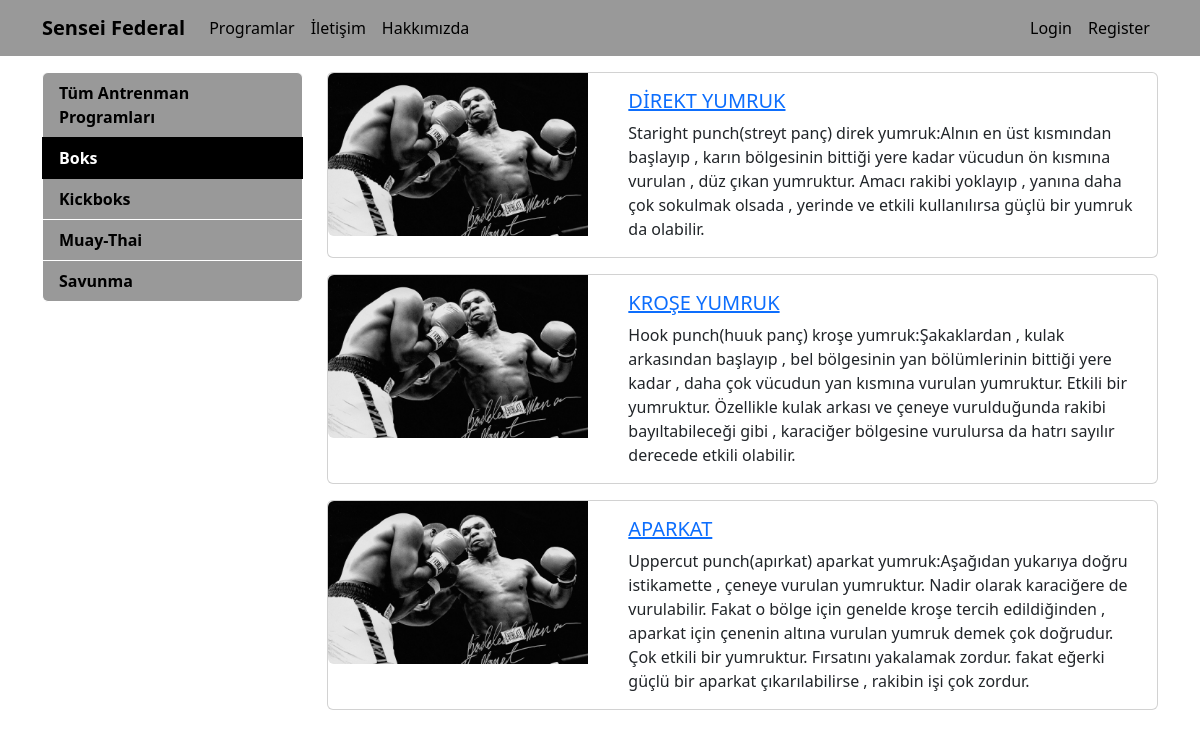
The page /programlar/kategori/boks on the database its author committed.
### programlar/models.py (models this page shows, shortened)
class Category(models.Model):
    name = models.CharField(max_length=40)
    slug = models.SlugField(default="", null=False , db_index=True , max_length=50)

class Program(models.Model):
    title = models.CharField(max_length=100)
    description = models.TextField()
    imageUrl = models.CharField(max_length=50, blank=False)
    date = models.DateField()
    isActive = models.BooleanField()
    slug = models.SlugField(default="",blank=True, null=False, unique=True, db_index=True)
    category = models.ForeignKey(Category, default=1, on_delete=models.CASCADE, related_name="kurslar")

### programlar/views.py (the view)
# urls.py: path('kategori/<slug:slug>', views.getProgramlarByCategory, name='programlar_by_category')
def getProgramlarByCategory(request, slug):
    programlar = Program.objects.filter(category__slug=slug, isActive=True)
    kategoriler = Category.objects.all()
    return render(request, 'programlar/index.html', {
        'categories': kategoriler,
        'programlar': programlar,
        'seciliKategori': slug
    })

### programlar/templates/programlar/index.html (shortened to what this page needs)
{% extends 'layout.html' %}
{% load static %}
{% block content %}
<div class="container mt-3">
    <div class="row">
       <div class="col-3">
        {% include 'programlar/partials/_categories.html' %}
       </div>
       <div class="col-9">
            {% for program in programlar %}
               {% include "programlar/partials/_program.html" %}
            {% endfor %}
       </div>
    </div>
</div>
{% endblock content %}

### programlar/templates/programlar/partials/_categories.html (shortened to what this page needs)
<div class="list-group">
  <a href="/programlar" class="list-group-item list-group-item-action">Tüm Antrenman Programları</a>
  {% for category in categories %}
       <a href="{% url 'programlar_by_category' category.slug %}"
          class="list-group-item list-group-item-action {% if seciliKategori == category.slug %}active{% endif %}">
          {{ category.name|title }}
       </a>
  {% endfor %}
</div>

### programlar/templates/programlar/partials/_program.html
{% load static %}
<div class="card mb-3">
    <div class="row">
        <div class="col-4">
            <img class="img-fluid rounded-start" src="{% static "programlar/img/"|add:program.imageUrl %}" alt="{{course.title}}">
        </div>
        <div class="col-8">
            <div class="card-body">
                <h5 class="card-title">
                    <a href="{% url "program_details" program.slug %}">
                        {{program.title}}
                     </a>
                </h5>
                <p class="card-text">{{program.description}}</p>
            </div>
        </div>
    </div>
</div>

### templates/layout.html (style rules this page uses)
body { background-color: white; color: black; }
.list-group-item { background-color: #999; color: black; border-color: white; font-weight: bold; }

### programlar/templates/programlar/partials/_categories.html (style rules this page uses)
.list-group-item.active { background-color: #000000; color: white; border-color: #000000; }

### rows shown on the page
Category: name "Boks"
Category: name "Kickboks"
Category: name "Muay-Thai"
Category: name "Savunma"
Program: imageUrl (picture), title "DİREKT YUMRUK", description "Staright punch(streyt panç) direk yumruk:Alnın en üst kısmından başlayıp , karın bölgesinin bittiği yere kadar vücudun ön kısmına vurulan , düz çıkan yumruktur. Amacı rakibi yoklayıp , yanına daha çok sokulmak olsada , yerinde ve etkili kullanılırsa güçlü bir yumruk da olabilir."
Program: imageUrl (picture), title "KROŞE YUMRUK", description "Hook punch(huuk panç) kroşe yumruk:Şakaklardan , kulak arkasından başlayıp , bel bölgesinin yan bölümlerinin bittiği yere kadar , daha çok vücudun yan kısmına vurulan yumruktur. Etkili bir yumruktur. Özellikle kulak arkası ve çeneye vurulduğunda rakibi bayıltabileceği gibi , karaciğer bölgesine vurulursa da hatrı sayılır derecede etkili olabilir."
Program: imageUrl (picture), title "APARKAT", description "Uppercut punch(apırkat) aparkat yumruk:Aşağıdan yukarıya doğru istikamette , çeneye vurulan yumruktur. Nadir olarak karaciğere de vurulabilir. Fakat o bölge için genelde kroşe tercih edildiğinden , aparkat için çenenin altına vurulan yumruk demek çok doğrudur. Çok etkili bir yumruktur. Fırsatını yakalamak zordur. fakat eğerki güçlü bir aparkat çıkarılabilirse , rakibin işi çok zordur."
